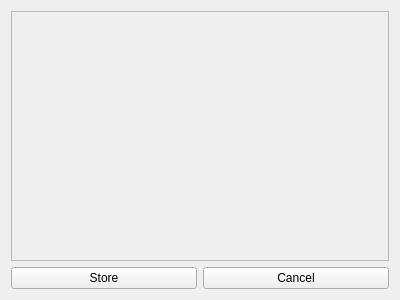
<?xml version="1.0" encoding="UTF-8"?>
<ui version="4.0">
 <class>Form</class>
 <widget class="QWidget" name="Form">
  <property name="geometry">
   <rect>
    <x>0</x>
    <y>0</y>
    <width>400</width>
    <height>300</height>
   </rect>
  </property>
  <property name="minimumSize">
   <size>
    <width>400</width>
    <height>300</height>
   </size>
  </property>
  <property name="maximumSize">
   <size>
    <width>400</width>
    <height>300</height>
   </size>
  </property>
  <property name="windowTitle">
   <string>Select_ID_Store</string>
  </property>
  <layout class="QVBoxLayout" name="verticalLayout">
   <item>
    <widget class="QScrollArea" name="scrollArea">
     <property name="widgetResizable">
      <bool>true</bool>
     </property>
     <widget class="QWidget" name="scrollAreaWidgetContents">
      <property name="geometry">
       <rect>
        <x>0</x>
        <y>0</y>
        <width>380</width>
        <height>249</height>
       </rect>
      </property>
      <layout class="QVBoxLayout" name="dispaly_id_layout"/>
     </widget>
    </widget>
   </item>
   <item>
    <layout class="QHBoxLayout" name="horizontalLayout">
     <item>
      <widget class="QPushButton" name="store_btn">
       <property name="text">
        <string>Store</string>
       </property>
      </widget>
     </item>
     <item>
      <widget class="QPushButton" name="cancel_btn">
       <property name="text">
        <string>Cancel</string>
       </property>
      </widget>
     </item>
    </layout>
   </item>
  </layout>
 </widget>
 <resources/>
 <connections/>
</ui>
